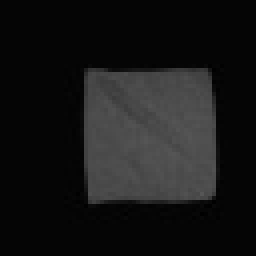
#> input picture tools/color_resized.jpg, 64 x 64 px (shown 4 times larger)
$ python 64-ori.py
#> lines starting #> are read from the running program, lines starting #| are printed output that depends on the picture
import cv2
import numpy as np

# 已知的关键点
crop_keypoints = np.array([
    [0, 0],
    [300, 0],
    [0, 300],
    [300, 300],
])

rgb_keypoints = np.array([
    [261, 80],
    [566, 77],
    [260, 380],
    [566, 383]
])

# 读取变换后的图像 (64x64)
color_resized = cv2.imread('color_resized.jpg')
#> color_resized is the input picture: shape (64, 64, 3); min 0, max 86, mean 23.2

# 先将变换后的图像从 64x64 恢复到 300x300
color_resized_to_300 = cv2.resize(color_resized, (300, 300))
# 保存恢复的原始图像
cv2.imwrite('color_resized_to_300_recovered.jpg', color_resized_to_300)
# 计算单应性矩阵
rgb_h, _ = cv2.findHomography(rgb_keypoints, crop_keypoints)

# 计算逆单应性矩阵
inv_rgb_h = np.linalg.inv(rgb_h)

# 使用逆单应性矩阵对图像进行逆透视变换
img_recovered = cv2.warpPerspective(color_resized_to_300, inv_rgb_h, (640, 480))
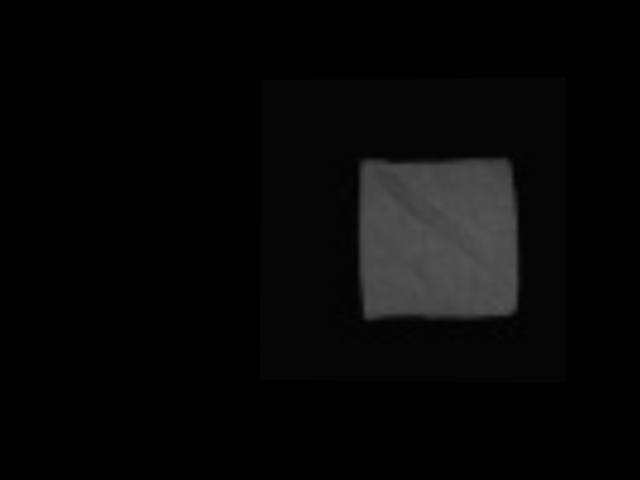
#> img_recovered: shape (480, 640, 3); min 0, max 85, mean 7

# 保存恢复的原始图像
cv2.imwrite('img_recovered.jpg', img_recovered)

# 显示结果
cv2.imshow('Recovered Image', img_recovered)
cv2.imshow('Color Resized to 300', color_resized_to_300)
cv2.waitKey(0)
cv2.destroyAllWindows()

$ run again, with tools/infrared_colormap.jpg copied over tools/color_resized.jpg
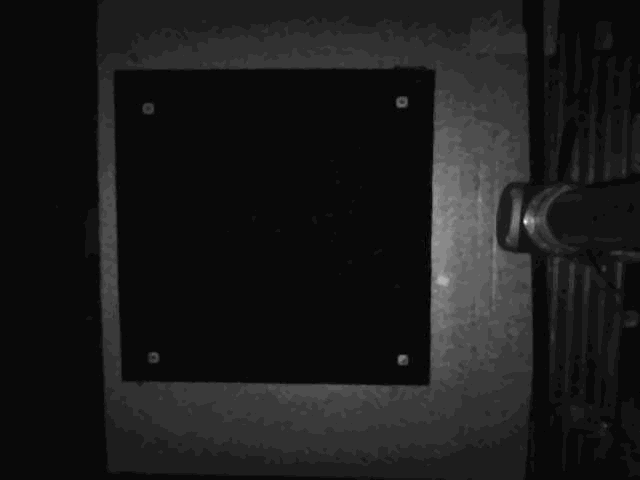
#> input picture tools/infrared_colormap.jpg, 640 x 480 px
#> color_resized is the input picture: shape (480, 640, 3); min 0, max 26, mean 2.8
#> `color_resized_to_300 = cv2.resize(color_resized, (300, 300))`:
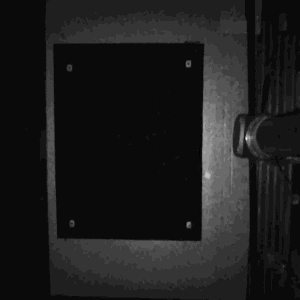
#> color_resized_to_300: shape (300, 300, 3); min 0, max 24, mean 2.8; drawn with min black and max white
#> `img_recovered = cv2.warpPerspective(color_resized_to_300, inv_rgb_h, (..`:
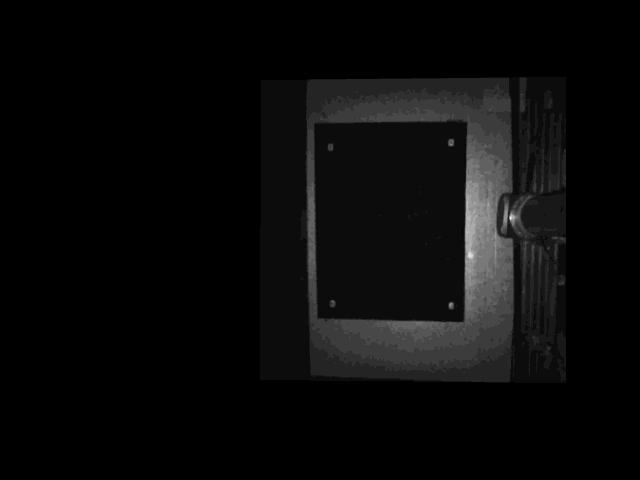
#> img_recovered: shape (480, 640, 3); min 0, max 21, mean 0.8; drawn with min black and max white
